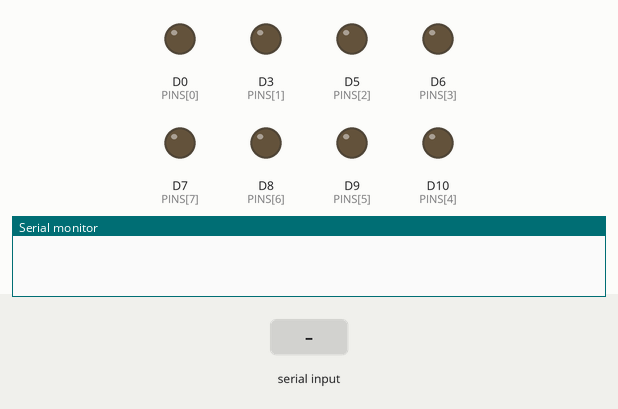
This sketch was run on a simulated Seeed XIAO (SAMD21). Shown: output pins drawn as LEDs (lit = HIGH), the last lines printed to the serial monitor. The test bench sets the inputs (shaded band).

Above: at 1.2 s.
1.3 s: "1" received over Serial
At 2.5 s:
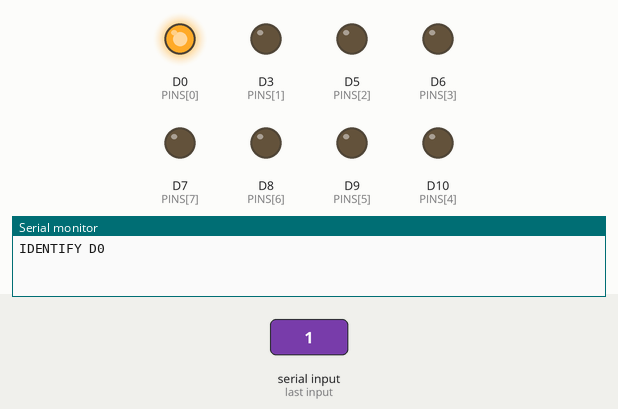
2.8 s: "2" received over Serial
At 3.6 s:
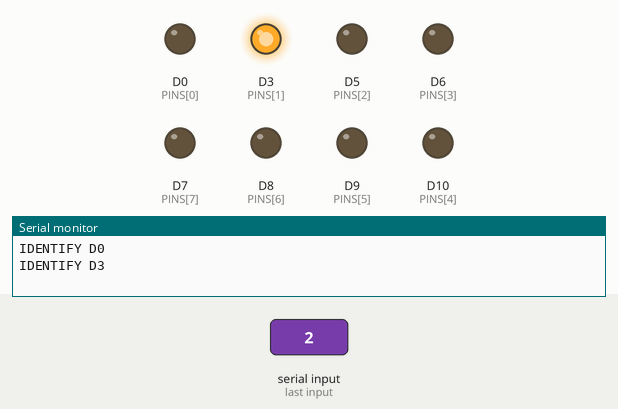
4.3 s: "0" received over Serial
At 4.8 s:
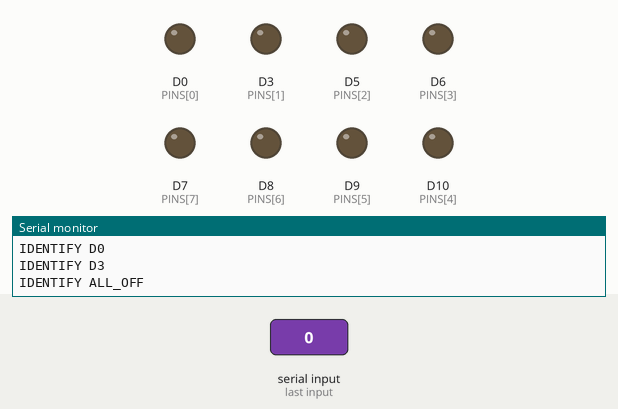
Timing chart, 0 to 7.3 s (numbered marks = the images above; inputs shaded):
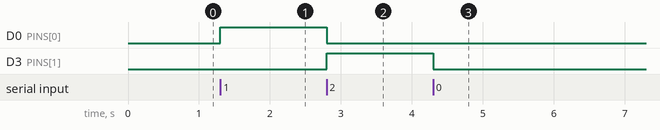

Measured:
- after the input at 1.3 s, D0 (PINS[0]): LOW → HIGH at once
- after the input at 2.8 s, D0 (PINS[0]): HIGH → LOW at once; D3 (PINS[1]): LOW → HIGH at once
- after the input at 4.3 s, D3 (PINS[1]): HIGH → LOW at once

The sketch:

xiao_light_identify.ino
```cpp
/* Bench identification only. Not an ALICE authorization endpoint.
 * A digit 1..8 turns on exactly one user-specified LED; 0 turns all off.
 * Restore the production firmware before resuming the Pi runtime.
 * Use one series resistor per active-HIGH LED. No simulated-grid semantics.
 */
#include <Arduino.h>
static const int PINS[] = {D0, D3, D5, D6, D10, D9, D8, D7};
static const char* NAMES[] = {"D0", "D3", "D5", "D6", "D10", "D9", "D8", "D7"};
static void selectLight(int selected) {
  for (int i = 0; i < 8; ++i) digitalWrite(PINS[i], LOW);
  if (selected >= 0) digitalWrite(PINS[selected], HIGH);
}
void setup() {
  for (int i = 0; i < 8; ++i) { digitalWrite(PINS[i], LOW); pinMode(PINS[i], OUTPUT); }
  Serial.begin(115200);
}
void loop() {
  if (!Serial.available()) return;
  int c = Serial.read();
  if (c >= '0' && c <= '8') {
    int selected = c - '1';
    selectLight(selected);
    Serial.print("IDENTIFY ");
    Serial.println(selected < 0 ? "ALL_OFF" : NAMES[selected]);
  }
}
```
